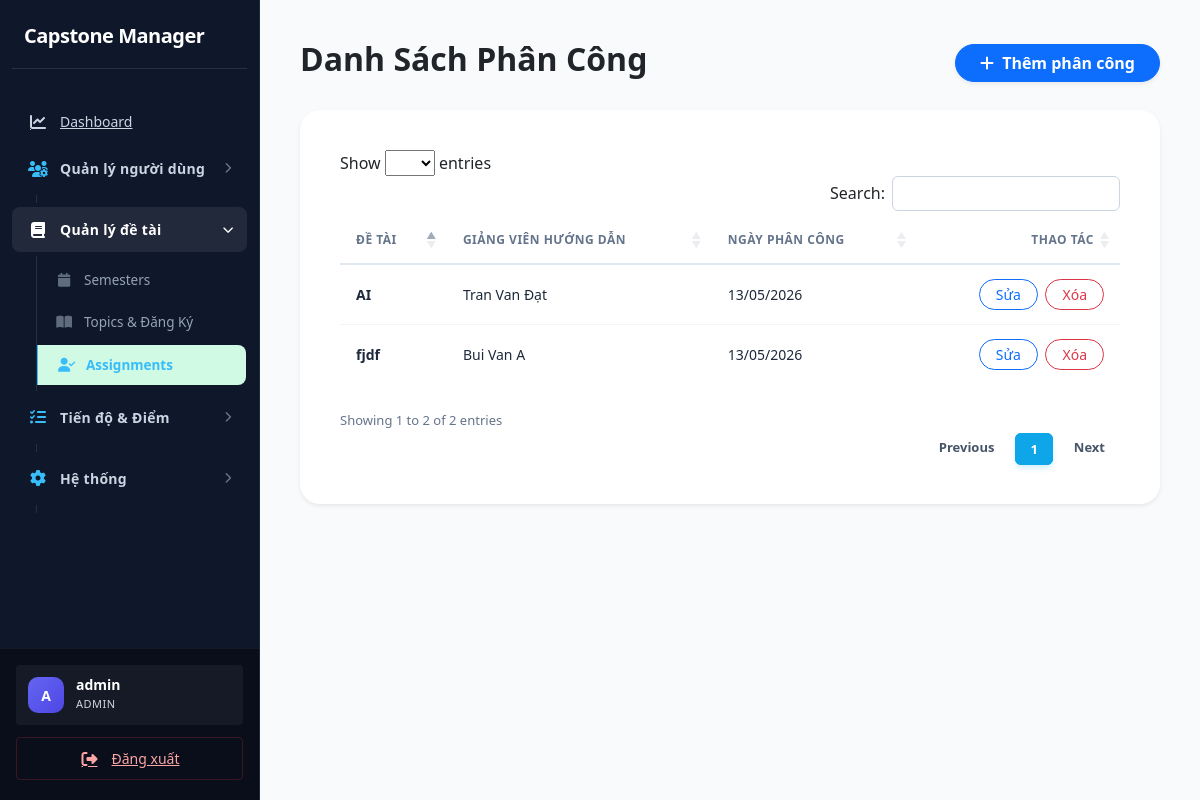
/index.php?page=assignments (signed in), run on the app's committed database.
### tables this page shows
CREATE TABLE `topic_assignments` (
  `id` int(11) NOT NULL,
  `topic_id` int(11) DEFAULT NULL,
  `lecturer_id` int(11) DEFAULT NULL,
  `assigned_at` timestamp NOT NULL DEFAULT current_timestamp()
);

CREATE TABLE `topics` (
  `id` int(11) NOT NULL,
  `title` varchar(255) DEFAULT NULL,
  `description` text DEFAULT NULL,
  `keywords` text DEFAULT NULL,
  `semester_id` int(11) DEFAULT NULL,
  `created_by` int(11) DEFAULT NULL,
  `status` enum('draft','pending','approved','rejected') DEFAULT 'draft',
  `created_at` timestamp NOT NULL DEFAULT current_timestamp()
);

CREATE TABLE `lecturers` (
  `id` int(11) NOT NULL,
  `user_id` int(11) DEFAULT NULL,
  `full_name` varchar(150) DEFAULT NULL,
  `expertise` text DEFAULT NULL,
  `quota` int(11) DEFAULT 8,
  `created_at` timestamp NOT NULL DEFAULT current_timestamp()
);

### app/controllers/AssignmentController.php (called while the page is built, shortened)
<?php
class AssignmentController {
    private $assignmentModel;
    public function __construct() {
        $this->assignmentModel = new TopicAssignment();
    }
    public function index() {
        $assignments = $this->assignmentModel->getAll();
        require '../app/views/assignments/index.php';
    }
}

### core/Database.php (called while the page is built)
<?php
class Database {
    private static $instance = null;
    private $conn;
    private $host = "localhost";
    private $dbname = "capstone_manager";
    private $username = "root";
    private $password = "";
    private function __construct(){
        try{
            $this->conn = new PDO(
                "mysql:host={$this->host};dbname={$this->dbname};charset=utf8mb4",
                $this->username,
                $this->password
            );
            $this->conn->setAttribute(
                PDO::ATTR_ERRMODE,
                PDO::ERRMODE_EXCEPTION
            );
            $this->conn->setAttribute(
                PDO::ATTR_DEFAULT_FETCH_MODE,
                PDO::FETCH_ASSOC
            );
        }catch(PDOException $e){
            die("Database Error: " . $e->getMessage());
        }
    }
    public static function getInstance(){
        if(self::$instance == null){
            self::$instance = new Database();
        }
        return self::$instance;
    }
    public function getConnection(){
        return $this->conn;
    }
}

### app/models/TopicAssignment.php (called while the page is built, shortened)
<?php
class TopicAssignment {
    private $conn;
    public function __construct() {
        $this->conn = Database::getInstance()->getConnection();
    }
    public function getAll() {
        $sql = "SELECT ta.*, t.title as topic_title, l.full_name as lecturer_name
                FROM topic_assignments ta
                JOIN topics t ON ta.topic_id = t.id
                JOIN lecturers l ON ta.lecturer_id = l.id
                ORDER BY ta.id DESC";
        return $this->conn->query($sql)->fetchAll(PDO::FETCH_ASSOC);
    }
}

### app/views/assignments/index.php (the view)
<?php require '../app/views/layouts/header.php'; ?>
<?php require '../app/views/layouts/sidebar.php'; ?>
<div class="main-content" style="padding: 40px; background-color: #f8fafc;">
    <div class="d-flex justify-content-between align-items-center mb-4">
        <h2 class="fw-bold">Danh Sách Phân Công</h2>
        <a href="index.php?page=assignment-create" class="btn btn-primary rounded-pill px-4 shadow-sm fw-bold">
            <i class="fa-solid fa-plus me-1"></i> Thêm phân công
        </a>
    </div>
    <div class="card border-0 shadow-sm" style="border-radius: 20px;">
        <div class="card-body p-3">
            <table class="table datatable table-hover" id="assignmentsTable">
                <thead>
                    <tr class="text-muted small">
                        <th>ĐỀ TÀI</th>
                        <th>GIẢNG VIÊN HƯỚNG DẪN</th>
                        <th>NGÀY PHÂN CÔNG</th>
                        <th class="text-end">THAO TÁC</th>
                    </tr>
                </thead>
                <tbody>
                    <?php foreach($assignments as $a): ?>
                        <tr>
                            <td class="fw-bold"><?= htmlspecialchars($a['topic_title']) ?></td>
                            <td><?= htmlspecialchars($a['lecturer_name']) ?></td>
                            <td><?= date('d/m/Y', strtotime($a['assigned_at'])) ?></td>
                            <td class="text-end">
                                <a href="index.php?page=assignment-edit&id=<?= $a['id'] ?>"
                                   class="btn btn-sm btn-outline-primary rounded-pill px-3 me-1">Sửa</a>
                                <a href="index.php?page=assignment-delete&id=<?= $a['id'] ?>"
                                   class="btn btn-sm btn-outline-danger rounded-pill px-3"
                                   onclick="return confirm('Xóa phân công này?')">Xóa</a>
                            </td>
                        </tr>
                    <?php endforeach; ?>
                </tbody>
            </table>
        </div>
    </div>
</div>
<?php require '../app/views/layouts/footer.php'; ?>

### public/assets/css/style.css (style rules this page uses)
:root { --primary: #0f172a; --primary-hover: #1e293b; --secondary: #475569; --success: #059669; --success-light: #d1fae5; --warning: #d97706; --warning-light: #fef3c7; --danger: #dc2626; --danger-light: #fee2e2; --info: #0284c7; --info-light: #e0f2fe; --sidebar-bg: #0f172a; --sidebar-text: #cbd5e1; --sidebar-hover: #1e293b; --sidebar-w: 260px; --bg: #f8f9fa; --surface: #ffffff; --border: #cbd5e1; --border-light: #e2e8f0; --text: #0f172a; --text-muted: #475569; --text-faint: #94a3b8; --radius-sm: 4px; --radius-md: 6px; --radius-lg: 8px; --radius-xl: 8px; --radius-2xl: 12px; --shadow-sm: 0 1px 2px rgba(0, 0, 0, 0.05); --shadow-md: 0 4px 6px -1px rgba(0, 0, 0, 0.1), 0 2px 4px -1px rgba(0, 0, 0, 0.06); --shadow-lg: 0 10px 15px -3px rgba(0, 0, 0, 0.1), 0 4px 6px -2px rgba(0, 0, 0, 0.05); --shadow-hover: 0 10px 15px -3px rgba(0, 0, 0, 0.1); --font: 'Inter', system-ui, -apple-system, sans-serif; --transition: all 0.2s ease-in-out; }
*, *::before, *::after { box-sizing: border-box; margin: 0; padding: 0; }
body { font-family: var(--font); background: var(--bg); color: var(--text); font-size: 14px; line-height: 1.5; -webkit-font-smoothing: antialiased; }
a { text-decoration: none; color: var(--info); transition: var(--transition); }
.main-content { margin-left: var(--sidebar-w); min-height: 100vh; padding: 32px; background: var(--bg); }
.card, .dashboard-box, .table-container, .form-container, .detail-container, .custom-card { background: var(--surface); border-radius: var(--radius-xl); border: 1px solid var(--border-light); box-shadow: var(--shadow-sm); padding: 24px; margin-bottom: 24px; }
.table { width: 100%; border-collapse: separate; border-spacing: 0; margin: 0; font-size: 14px; }
.table thead th { font-weight: 700; text-transform: uppercase; letter-spacing: 0.5px; font-size: 12px; color: #64748b; padding: 14px 16px; background: #ffffff; border-bottom: 2px solid #e2e8f0; white-space: nowrap; border-top: none; }
.table tbody td { padding: 14px 16px; vertical-align: middle; color: #1e293b; border-bottom: 1px solid #f1f5f9; font-weight: 500; }
.table tbody tr:last-child td { border-bottom: none; }
.btn { display: inline-flex; align-items: center; justify-content: center; gap: 8px; padding: 8px 16px; font-size: 14px; font-weight: 600; border: 1px solid transparent; border-radius: 6px; cursor: pointer; transition: all 0.2s ease; line-height: 1.5; }
.btn-primary { background: var(--primary); color: #fff; }
.btn-sm { padding: 6px 12px; font-size: 13px; }

### data on the page
topic_assignments: topic.title "AI", lecturer.full_name "Tran Van Đạt", assigned_at "13/05/2026"
topic_assignments: topic.title "fjdf", lecturer.full_name "Bui Van A", assigned_at "13/05/2026"

### other printed values
substr($username, 0, 1) "A"
$username "admin"
$_SESSION['user']['role'] "ADMIN"
